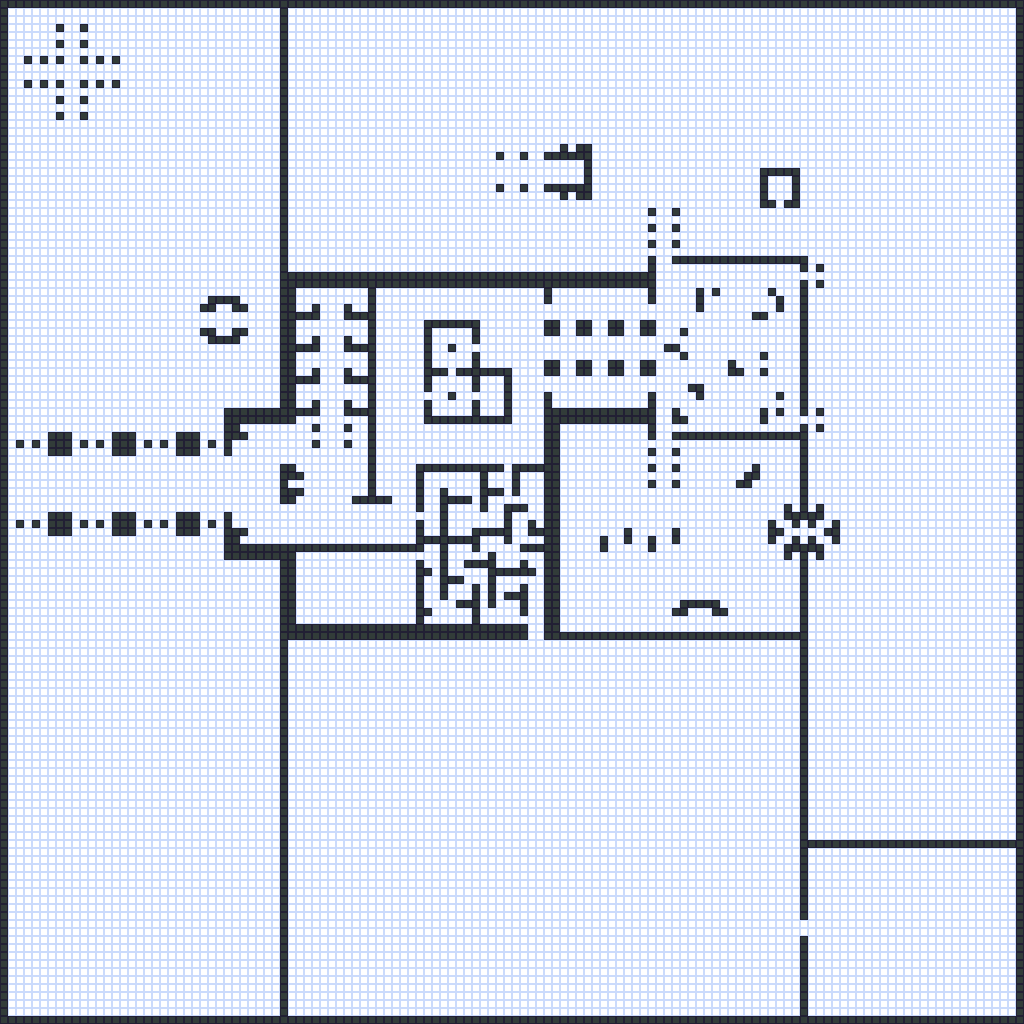

Rendered tile map (Tiled .tmx) drawn with the repository's tilesets; below, a short description and the map source with its tile grids summarised:
An orthogonal 128x128 tile map with 8x8 px tiles, 1 tile layer (tile).

<map version="1.4" tiledversion="1.4.1" orientation="orthogonal" renderorder="right-down" width="128" height="128" tilewidth="8" tileheight="8" infinite="0" nextlayerid="2" nextobjectid="1">
 <tileset firstgid="1" name="tilemap" tilewidth="8" tileheight="8" tilecount="2" columns="2">
  <image source="tilemap.png" width="16" height="8" />
 </tileset>
 <layer id="1" name="tile" width="128" height="128">
  <data>[16384 cells, 16384 non-empty, 2 distinct tile ids]</data>
 </layer>
</map>
